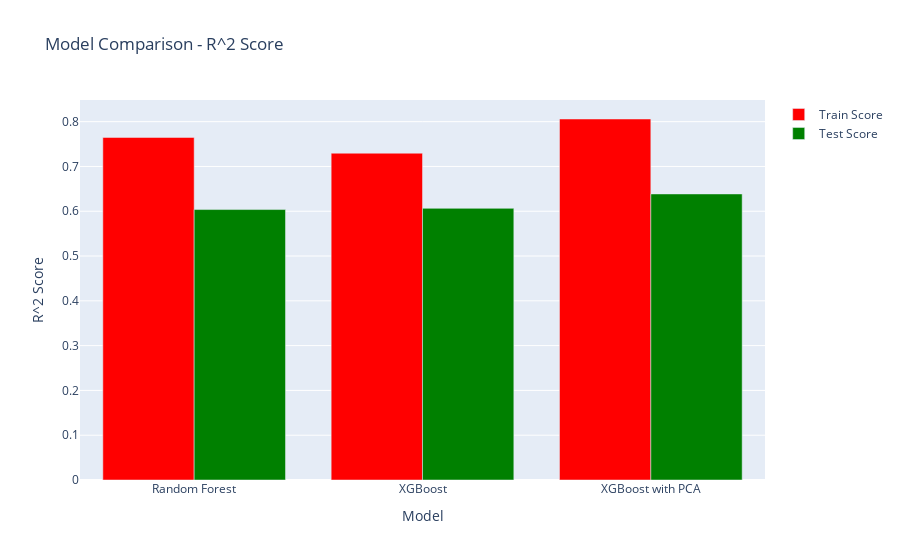

Here is the notebook cell this chart was saved with:
### Markdown cell above
The Random Forest model has shown a good fit on the training set with the best parameters (R^2 = 0.76), but it has exhibited lower performance on the test set (R^2 = 0.60). The model's generalization ability may be somewhat weak.

### Code cell
# R^2 scores of the models
r2_scores_train = [r2_train_rf, r2_train_rg, r2_train_pca]
r2_scores_test = [r2_test_rf, r2_test_rg, r2_test_pca]

# Model names
model_names = ['Random Forest', 'XGBoost', 'XGBoost with PCA']

# Create bar graph
fig = go.Figure()

# Add train scores as a new trace
fig.add_trace(go.Bar(x=model_names, y=r2_scores_train, name='Train Score', marker_color='red'))

# Add test scores as a new trace
fig.add_trace(go.Bar(x=model_names, y=r2_scores_test, name='Test Score', marker_color='green'))

# Set axis labels and title
fig.update_layout(xaxis_title='Model', yaxis_title='R^2 Score', title='Model Comparison - R^2 Score')

# Show the bar graph
fig.show()

### Figure 1 — Plotly figure (JSON) as saved in the notebook; plotly's stock layout.template omitted (floating-point values rounded to 4 significant figures)
{"data": [{"marker": {"color": "red"}, "name": "Train Score", "type": "bar", "x": ["Random Forest", "XGBoost", "XGBoost with PCA"], "y": [0.7648, 0.7296, 0.8059]}, {"marker": {"color": "green"}, "name": "Test Score", "type": "bar", "x": ["Random Forest", "XGBoost", "XGBoost with PCA"], "y": [0.6038, 0.6065, 0.6386]}], "layout": {"title": {"text": "Model Comparison - R^2 Score"}, "xaxis": {"title": {"text": "Model"}}, "yaxis": {"title": {"text": "R^2 Score"}}}}
